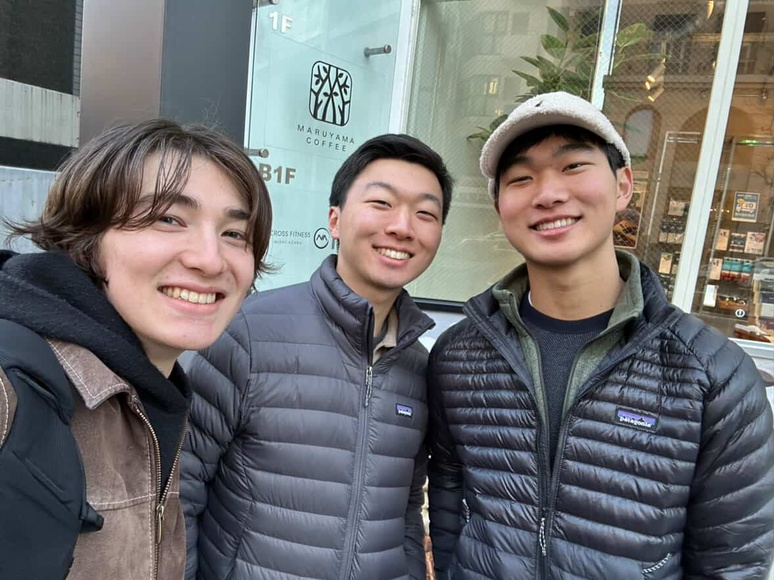
#> input picture example_images/grouppic.JPG, 774 x 580 px, shrunk from 1179 x 884 before the run, found by its file name; its folder holds 4 pictures in this run
$ python w2p1_color_me_impressed.py
#> lines starting #> are read from the running program, lines starting #| are printed output that depends on the picture; after the words box and inside, x2 and y2 are one past the last pixel; in counts of white or black regions, pixels touching at a corner belong together
import cv2
import numpy as np
import os

IMAGE_DIRECTORY = "/Users/olivercho/Desktop/Programming/uavs@berkeley/example_images"

for index, image in enumerate(os.listdir(IMAGE_DIRECTORY)):
    print(f"{index}: {image}")

print("=" * 50)
selection_index = int(input("Select an image by index: "))
#> the answer given: 1
print("=" * 50)

IMAGE_PATH = os.path.join(IMAGE_DIRECTORY, os.listdir(IMAGE_DIRECTORY)[selection_index])
print(IMAGE_PATH)

img = cv2.imread(IMAGE_PATH)
#> img is the input picture: shape (580, 774, 3); mean B, G, R 110.7, 110.2, 110.8

cv2.imshow("Original", img)

img = cv2.cvtColor(img, cv2.COLOR_BGR2HSV)
#> img: shape (580, 774, 3); mean H, S, V 72.8, 60.7, 124.1

LOWER_BOUND = np.array([0, 40, 80])
UPPER_BOUND = np.array([25, 170, 255])

mask = cv2.inRange(img, LOWER_BOUND, UPPER_BOUND)
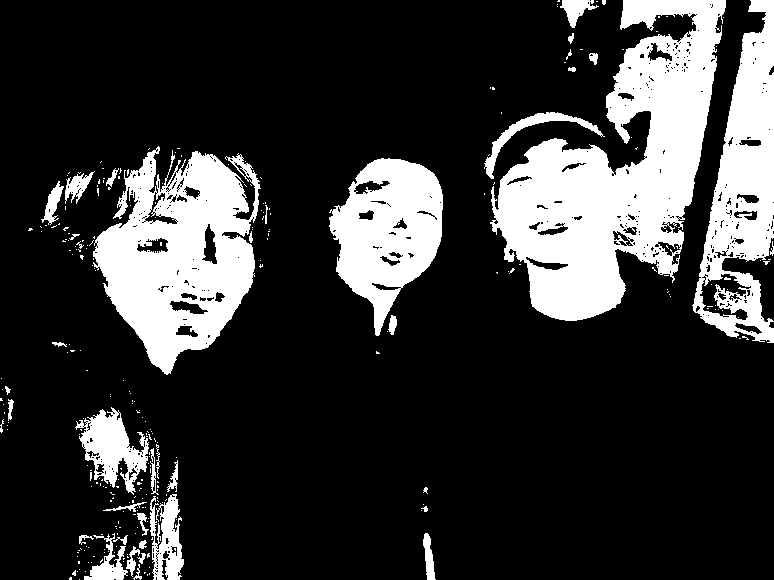
#> mask: shape (580, 774); 21.1% white; 292 white regions (252 under 20 px), largest, box (x1, y1, x2, y2) and area: (490, 0, 726, 321) 35853, (93, 146, 261, 375) 22039, (692, 0, 774, 343) 14143
cv2.imshow("Mask", mask)

# Print center of mass of the result
M = cv2.moments(mask)
#> M = moments, m00 24154110, centre m10/m00, m01/m00 = (459.4, 225.4)
center_of_mass = (int(M['m10']/M['m00']), int(M['m01']/M['m00']))
#> center_of_mass = (459, 225)
print(f"Center of object: {center_of_mass}")
#| Center of object: (459, 225)

result = cv2.bitwise_and(img, img, mask=mask)
#> result: shape (580, 774, 3); mean H, S, V 2.4, 16.5, 32.6
result = cv2.cvtColor(result, cv2.COLOR_HSV2BGR)
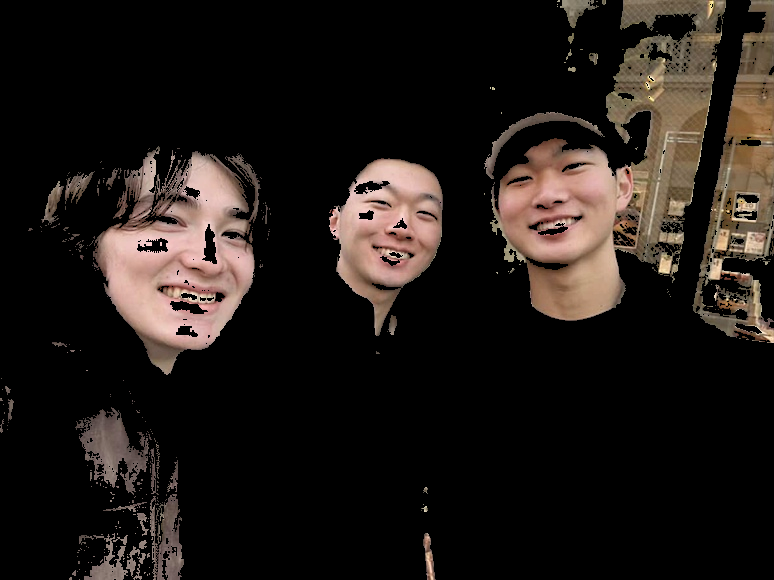
#> result: shape (580, 774, 3); mean B, G, R 22.8, 26.4, 32.6
cv2.circle(result, center_of_mass, 10, (0, 0, 255), -1)
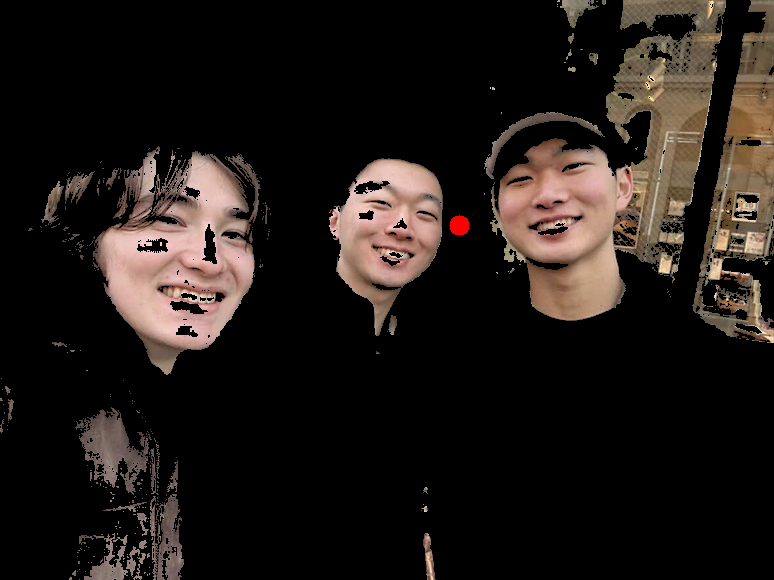
#> result: shape (580, 774, 3); 0.07% of pixels changed, all inside (x1, y1, x2, y2) = (449, 215, 470, 236)
cv2.imshow("Result", result)

cv2.waitKey(0)
cv2.destroyAllWindows()
